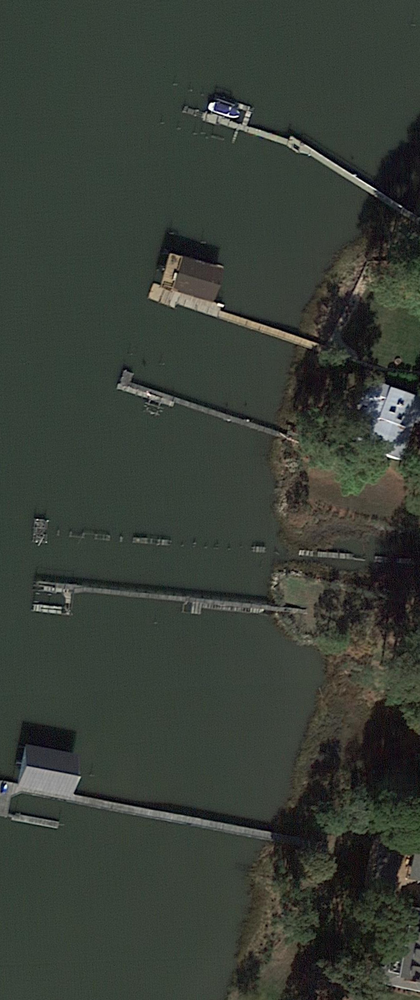
#> input picture src/mapTestByHand/gt/images/P0348.png, 420 x 1000 px, shrunk from 769 x 1833 before the run, found by its file name
$ python test.py
#> lines starting #> are read from the running program, lines starting #| are printed output that depends on the picture; after the words box and inside, x2 and y2 are one past the last pixel; in counts of white or black regions, pixels touching at a corner belong together
import cv2
import numpy as np

def calculateAngle(start, end):
    #print("Point end: {} - Point start: {}".format(end,start))
    ## Multiple by -1 , because of Y axis getting bigger when goes down.
    angle_rad = np.arctan2( -1*(end[1] - start[1]) , end[0] - start[0])
    angle_deg = np.degrees(angle_rad)
    #print("Angle (in radians):", angle_rad)
    #print("Calculated Angle (in degrees):", angle_deg)
    return angle_deg

def calculateAngleLongestEdge(coordinates):
    # Append first point again to calculate lengths of all edges
    points = np.array(coordinates)
    points = np.append(points,points[0:2])
    points = points.reshape((5, 2))
    # Calculate the Euclidean distances between consecutive points
    distances = np.linalg.norm(np.diff(points, axis=0), axis=1)
    # Find the index of the longest edge
    longest_edge_index = np.argmax(distances)
    longest_edge_length = distances[longest_edge_index]
    pointA , pointB = points[longest_edge_index], points[longest_edge_index + 1]
    # Select lower x values as Start point
    if pointA[0] < pointB[0]:
        theta = calculateAngle(pointA, pointB)
    else:
        theta = calculateAngle(pointB, pointA)

    if theta == 90:
        theta = -90
    #print("Calculated Angle (in degrees):", theta)
    return "{},{:.2f}".format(get_angle_group(theta),theta)

def get_angle_group(angle):
    angle_group = round(angle/15)*15
    if angle_group == 90:
        angle_group = -90
    return angle_group

def calc_gt(line):
    points = line.strip().split()[:8]
    points = [float(p) for p in points]
    return calculateAngleLongestEdge(points)

def calc_det(line):
    points = line.strip().split()[2:]
    points = [float(p) for p in points]
    return calculateAngleLongestEdge(points)

# Read the image
image_path = "/home/ekin/Desktop/workspace/RotatetObjectDetectionReview/mapTestByHand/gt/images/P0348.png"
image = cv2.imread(image_path)
#> image is the input picture: shape (1000, 420, 3); mean B, G, R 54.6, 62.5, 55.9

# Ground truth polygons from the label file
ground_truth_lines = [
    '31 1455 49 1365 446 1438 429 1532 harbor 0',
    '59 1118 70 1062 487 1107 479 1165 harbor 0',
    '213 715 229 677 506 767 488 804 harbor 0',
    '273 550 285 518 544 605 533 634 harbor 0',
    '369 225 390 171 547 227 526 278 harbor 0'
]

# Detection polygons from the detection file
detection_lines = [
    'P0348 0.9973205924034119 571.08 545.71 537.73 641.59 267.95 547.75 301.30 451.87',
    'P0348 0.9953234791755676 477.90 755.78 464.48 797.24 211.34 715.29 224.76 673.83',
    'P0348 0.995096743106842 485.37 1095.10 479.46 1164.35 59.45 1128.47 65.37 1059.22',
    'P0348 0.9818832874298096 563.21 610.74 552.54 642.55 273.56 548.90 284.24 517.10',
    'P0348 0.9585938453674316 462.25 1450.80 433.11 1583.53 -14.89 1485.17 14.25 1352.44',
    'P0348 0.915816605091095 565.69 229.96 551.69 277.87 331.88 213.64 345.88 165.73',
    'P0348 0.4810445010662079 661.72 1014.43 660.40 1029.87 544.89 1020.00 546.21 1004.55',
    'P0348 0.36773884296417236 110.93 1503.36 107.65 1521.55 -3.43 1501.52 -0.15 1483.34',
    'P0348 0.19812804460525513 712.02 358.27 701.20 375.61 555.53 284.70 566.35 267.36',
    'P0348 0.08572091907262802 759.03 387.32 746.15 406.91 650.01 343.73 662.89 324.14'
]

# Extract ground truth polygons
ground_truth_polygons = []
ground_truth_angles = []
for line in ground_truth_lines:
    ground_truth_angles.append(calc_gt(line))
    parts = line.split()
    x = [int(parts[i]) for i in range(0, len(parts)-2, 2)]
    y = [int(parts[i+1]) for i in range(0, len(parts)-2, 2)]
    ground_truth_polygons.append(np.array(list(zip(x, y)), np.int32))

print("GT angle {}".format(ground_truth_angles))
# Extract detection polygons
detection_polygons = []
detection_angles = []
for line in detection_lines:
    detection_angles.append(calc_det(line))
    parts = line.split()
    x = [float(parts[i]) for i in range(2, len(parts), 2)]
    y = [float(parts[i]) for i in range(3, len(parts), 2)]
    detection_polygons.append(np.array(list(zip(x, y)), np.int32))
print("Det angle {}".format(detection_angles))


# Draw ground truth polygons in green
i = 0
for polygon in ground_truth_polygons:
    cv2.polylines(image, [polygon], isClosed=True, color=(0, 255, 0), thickness=3)
    centroid = np.mean(polygon, axis=0).astype(int)
    centroid = (centroid[0],centroid[1]+40)
    cv2.putText(image, "{}".format(ground_truth_angles[i]), tuple(centroid), cv2.FONT_HERSHEY_SIMPLEX, 0.8, (0, 255, 0), 2, cv2.LINE_AA)
    i += 1
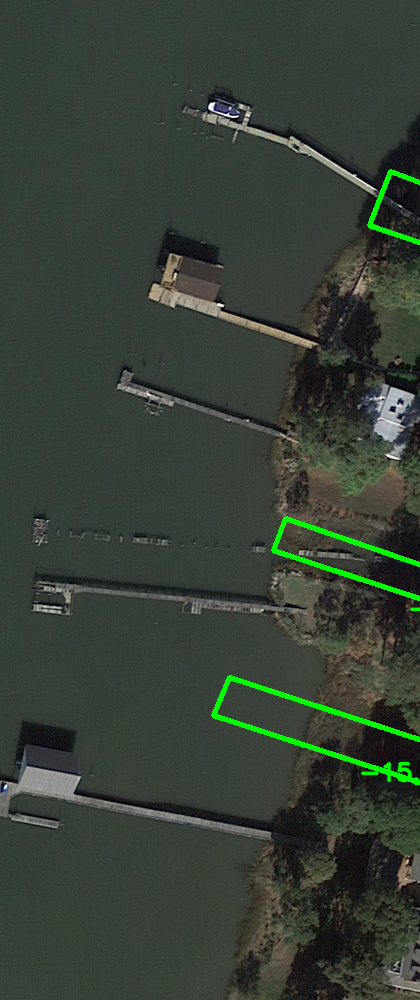
#> image: shape (1000, 420, 3); 1.25% of pixels changed, all inside (x1, y1, x2, y2) = (211, 169, 420, 786)
#> after the loop, i = 5

# Draw detection polygons in red
i = 0
for polygon in detection_polygons:
    cv2.polylines(image, [polygon], isClosed=True, color=(0, 0, 255), thickness=2)
    centroid = np.mean(polygon, axis=0).astype(int)
    cv2.putText(image, "{}:{}".format(i,detection_angles[i]), tuple(centroid), cv2.FONT_HERSHEY_SIMPLEX, 0.8, (0, 0, 255), 2, cv2.LINE_AA)
    i += 1
#> this loop made 10 passes
#> centroid on passes 1 to 10: [419, 546], [344, 735], [272, 1111], [418, 579], [223, 1467], [448, 221], [602, 1016], [53, 1502], [633, 321], [704, 365]
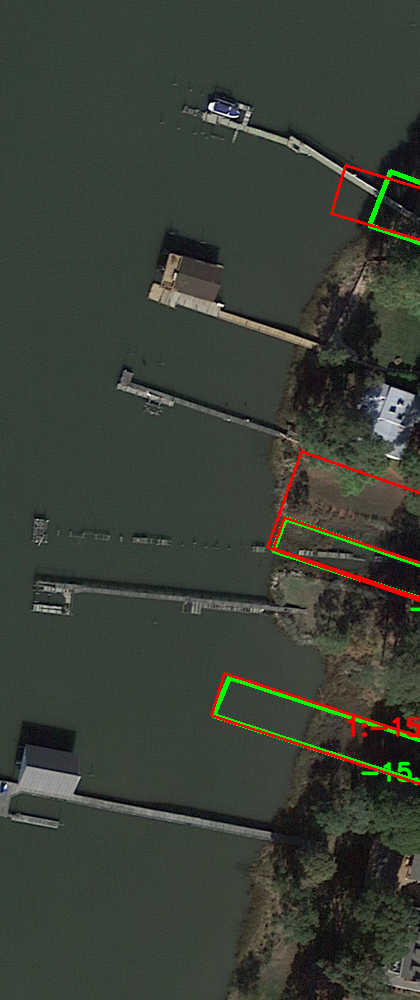
#> image: shape (1000, 420, 3); 1.03% of pixels changed, all inside (x1, y1, x2, y2) = (210, 164, 420, 785)
#> after the loop, i = 10

# Display the image with polygons
cv2.imshow('Image with Polygons', image)
cv2.waitKey(0)
cv2.destroyAllWindows()

# If you want to save the modified image
output_image_path = '/home/ekin/Desktop/workspace/RotatetObjectDetectionReview/mapTestByHand/modified_image_angle.jpg'
cv2.imwrite(output_image_path, image)

$ run again, with src/mapTestByHand/gt/images/P0659.png copied over src/mapTestByHand/gt/images/P0348.png
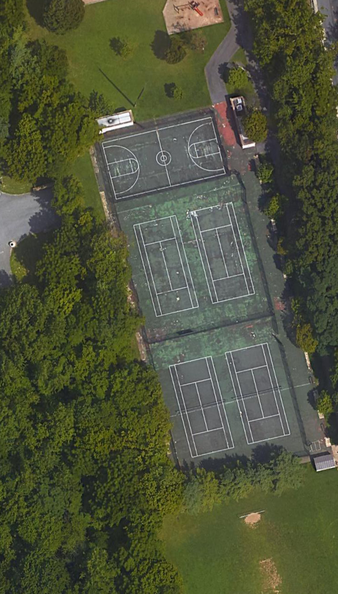
#> input picture src/mapTestByHand/gt/images/P0659.png, 338 x 594 px, shrunk from 620 x 1089 before the run, found by its file name
#> image is the input picture: shape (594, 338, 3); mean B, G, R 58.7, 83.9, 79.3
#> after the loop `for polygon in ground_truth_polygons:`:
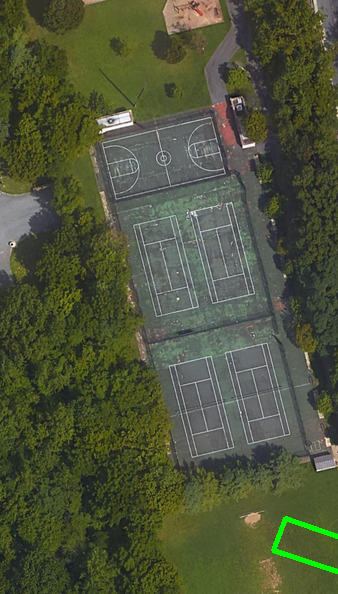
#> image: shape (594, 338, 3); 0.4% of pixels changed, all inside (x1, y1, x2, y2) = (271, 516, 338, 574)
#> after the loop `for polygon in ground_truth_polygons:`: i = 5
#> the loop `for polygon in detection_polygons:` made 10 passes
#> centroid on passes 1 to 8: [419, 546], [344, 735], [272, 1111], [418, 579], [223, 1467], [448, 221], [602, 1016], [53, 1502]
#> after the loop `for polygon in detection_polygons:`:
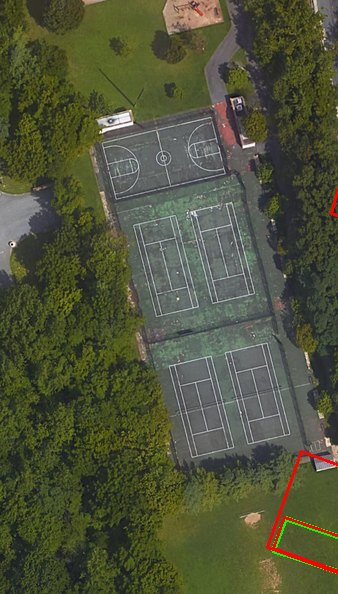
#> image: shape (594, 338, 3); 0.5% of pixels changed, all inside (x1, y1, x2, y2) = (266, 187, 338, 574)
#> after the loop `for polygon in detection_polygons:`: i = 10
